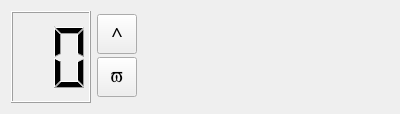
<?xml version="1.0" encoding="UTF-8"?>
<ui version="4.0">
 <class>QSynthButtonPanel</class>
 <widget class="QFrame" name="QSynthButtonPanel">
  <property name="geometry">
   <rect>
    <x>0</x>
    <y>0</y>
    <width>400</width>
    <height>114</height>
   </rect>
  </property>
  <property name="font">
   <font>
    <family>Symbol</family>
    <pointsize>13</pointsize>
   </font>
  </property>
  <property name="windowTitle">
   <string>Form</string>
  </property>
  <layout class="QHBoxLayout" name="horizontalLayout" stretch="100,1,0">
   <item>
    <layout class="QHBoxLayout" name="buttonLayout">
     <property name="spacing">
      <number>0</number>
     </property>
    </layout>
   </item>
   <item>
    <layout class="QHBoxLayout" name="horizontalLayout_3" stretch="10,1">
     <item>
      <widget class="QLCDNumber" name="lcdNumber">
       <property name="minimumSize">
        <size>
         <width>80</width>
         <height>0</height>
        </size>
       </property>
       <property name="maximumSize">
        <size>
         <width>80</width>
         <height>16777215</height>
        </size>
       </property>
       <property name="font">
        <font>
         <pointsize>13</pointsize>
        </font>
       </property>
       <property name="digitCount">
        <number>2</number>
       </property>
       <property name="segmentStyle">
        <enum>QLCDNumber::Filled</enum>
       </property>
      </widget>
     </item>
     <item>
      <layout class="QVBoxLayout" name="verticalLayout">
       <property name="spacing">
        <number>0</number>
       </property>
       <property name="topMargin">
        <number>0</number>
       </property>
       <property name="bottomMargin">
        <number>3</number>
       </property>
       <item>
        <widget class="QToggleButton" name="upButton">
         <property name="minimumSize">
          <size>
           <width>40</width>
           <height>40</height>
          </size>
         </property>
         <property name="maximumSize">
          <size>
           <width>40</width>
           <height>40</height>
          </size>
         </property>
         <property name="font">
          <font>
           <family>.SF NS Text</family>
           <pointsize>15</pointsize>
          </font>
         </property>
         <property name="text">
          <string>^</string>
         </property>
        </widget>
       </item>
       <item>
        <widget class="QToggleButton" name="downButton">
         <property name="minimumSize">
          <size>
           <width>40</width>
           <height>40</height>
          </size>
         </property>
         <property name="maximumSize">
          <size>
           <width>40</width>
           <height>40</height>
          </size>
         </property>
         <property name="font">
          <font>
           <pointsize>13</pointsize>
          </font>
         </property>
         <property name="text">
          <string>v</string>
         </property>
        </widget>
       </item>
      </layout>
     </item>
    </layout>
   </item>
   <item>
    <spacer name="horizontalSpacer">
     <property name="orientation">
      <enum>Qt::Horizontal</enum>
     </property>
     <property name="sizeHint" stdset="0">
      <size>
       <width>40</width>
       <height>20</height>
      </size>
     </property>
    </spacer>
   </item>
  </layout>
 </widget>
 <customwidgets>
  <customwidget>
   <class>QToggleButton</class>
   <extends>QToolButton</extends>
   <header>qtogglebutton.h</header>
  </customwidget>
 </customwidgets>
 <resources/>
 <connections/>
</ui>
